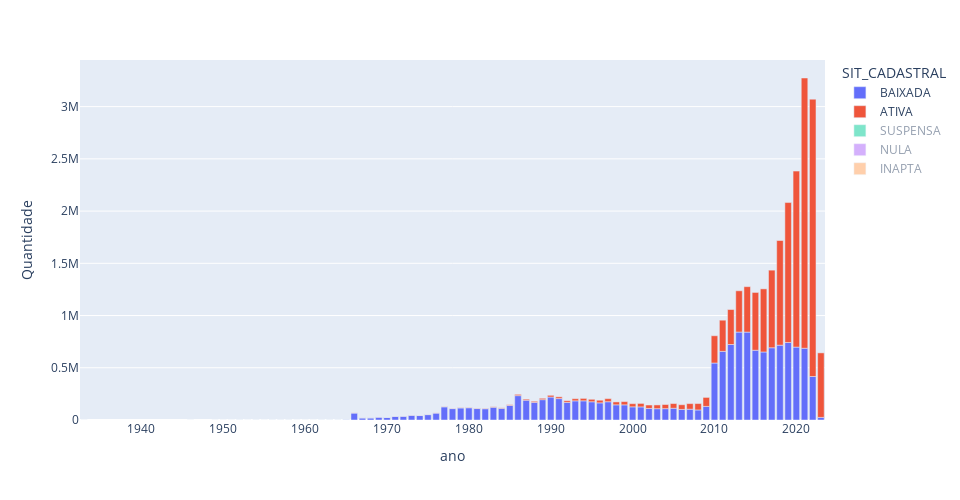

Notebook source saved alongside this figure:
### Code cell
fig = px.bar(df_sit_cad_ano,
             x = "ano_cadastro", 
             y='count',
             color  = 'SIT_CADASTRAL',
             height = 500, width = 960)
fig.update_xaxes(title = "ano")
fig.update_yaxes(title = "Quantidade")
fig.show()
py.plot(fig, filename = 'Ano_sit_cadastro', auto_open=True)

### Figure 1 — Plotly figure (JSON) as saved in the notebook; plotly's stock layout.template omitted (floating-point values rounded to 4 significant figures)
{"data": [{"alignmentgroup": "True", "hovertemplate": "SIT_CADASTRAL=BAIXADA<br>ano_cadastro=%{x}<br>count=%{y}<extra></extra>", "legendgroup": "BAIXADA", "marker": {"color": "#636efa", "pattern": {"shape": ""}}, "name": "BAIXADA", "offsetgroup": "BAIXADA", "orientation": "v", "showlegend": true, "textposition": "auto", "type": "bar", "x": [2023, 2022, 2021, 2020, 2019, 2018, 2017, 2016, 2015, 2014, 2013, 2012, 2011, 2010, 2009, 2008, 2007, 2006, 2005, 2004, 2003, 2002, 2001, 2000, 1999, 1998, 1997, 1996, 1995, 1994, 1993, 1992, 1991, 1990, 1989, 1988, 1987, 1986, 1985, 1984, 1983, 1982, 1981, 1980, 1979, 1978, 1977, 1976, 1975, 1974, 1973, 1972, 1971, 1970, 1969, 1968, 1967, 1966, 1965, 1964, 1963, 1962, 1961, 1960, 1959, 1958, 1957, 1956, 1955, 1954, 1953, 1952, 1951, 1950, 1949, 1946, 1933], "xaxis": "x", "y": [24971, 416372, 686973, 697930, 742059, 716263, 691642, 651187, 667642, 841421, 841970, 722729, 656952, 545371, 130184, 96225, 103480, 101247, 112501, 108601, 108321, 110647, 125452, 126013, 145020, 145204, 174903, 164080, 174431, 183620, 183384, 167961, 204999, 219737, 194610, 168617, 189268, 233248, 139417, 111501, 122227, 107967, 109599, 117202, 115554, 109096, 126009, 66288, 51318, 42740, 44851, 35636, 34393, 24013, 27038, 19844, 19749, 66616, 2156, 9, 10, 7, 3, 3, 3, 5, 1, 3, 3, 1, 2, 1, 1, 1, 2, 1, 1], "yaxis": "y"}, {"alignmentgroup": "True", "hovertemplate": "SIT_CADASTRAL=ATIVA<br>ano_cadastro=%{x}<br>count=%{y}<extra></extra>", "legendgroup": "ATIVA", "marker": {"color": "#EF553B", "pattern": {"shape": ""}}, "name": "ATIVA", "offsetgroup": "ATIVA", "orientation": "v", "showlegend": true, "textposition": "auto", "type": "bar", "visible": true, "x": [2023, 2022, 2021, 2020, 2019, 2018, 2017, 2016, 2015, 2014, 2013, 2012, 2011, 2010, 2009, 2008, 2007, 2006, 2005, 2004, 2003, 2002, 2001, 2000, 1999, 1998, 1997, 1996, 1995, 1994, 1993, 1992, 1991, 1990, 1989, 1988, 1987, 1986, 1985, 1984, 1983, 1982, 1981, 1980, 1979, 1978, 1977, 1976, 1975, 1974, 1973, 1972, 1971, 1970, 1969, 1968, 1967, 1966, 1965, 1964, 1963, 1962, 1958, 1957, 1956, 1954, 1952], "xaxis": "x", "y": [617639, 2654901, 2586958, 1684681, 1339539, 1002019, 742892, 604075, 553386, 435033, 394926, 334896, 298472, 261165, 86079, 61241, 53524, 44916, 45060, 39691, 35952, 32897, 33168, 30417, 31230, 27866, 29717, 25277, 23832, 23181, 20477, 16610, 16768, 16652, 13074, 10448, 10279, 12150, 6953, 4803, 4563, 3688, 3402, 3226, 2971, 2315, 2324, 1634, 1309, 1116, 1250, 924, 921, 619, 704, 517, 475, 1465, 41, 6, 1, 1, 1, 1, 1, 1, 1], "yaxis": "y"}, {"alignmentgroup": "True", "hovertemplate": "SIT_CADASTRAL=SUSPENSA<br>ano_cadastro=%{x}<br>count=%{y}<extra></extra>", "legendgroup": "SUSPENSA", "marker": {"color": "#00cc96", "pattern": {"shape": ""}}, "name": "SUSPENSA", "offsetgroup": "SUSPENSA", "orientation": "v", "showlegend": true, "textposition": "auto", "type": "bar", "visible": "legendonly", "x": [2023, 2022, 2021, 2020, 2019, 2018, 2017, 2016, 2015, 2014, 2013, 2012, 2011, 2010, 2009, 2008, 2007, 2006, 2005, 2004, 2003, 2002, 2001, 2000, 1999, 1998, 1997, 1996, 1995, 1994, 1993, 1992, 1991, 1990, 1989, 1988, 1987, 1986, 1985, 1984, 1983, 1982, 1981, 1980, 1979, 1978, 1977, 1976, 1975, 1974, 1973, 1972, 1971, 1970, 1969, 1968, 1967, 1966, 1965, 1963, 1959], "xaxis": "x", "y": [120, 270, 458, 2436, 2875, 1183, 921, 539, 524, 616, 1105, 1840, 3277, 4575, 3222, 2852, 2982, 2661, 2766, 2342, 2195, 1986, 2076, 1945, 2198, 2026, 2325, 1943, 1847, 1886, 1687, 1379, 1548, 1548, 1312, 1047, 1186, 1311, 785, 552, 594, 501, 418, 459, 448, 378, 377, 229, 171, 154, 159, 122, 102, 90, 78, 65, 65, 173, 5, 1, 1], "yaxis": "y"}, {"alignmentgroup": "True", "hovertemplate": "SIT_CADASTRAL=NULA<br>ano_cadastro=%{x}<br>count=%{y}<extra></extra>", "legendgroup": "NULA", "marker": {"color": "#ab63fa", "pattern": {"shape": ""}}, "name": "NULA", "offsetgroup": "NULA", "orientation": "v", "showlegend": true, "textposition": "auto", "type": "bar", "visible": "legendonly", "x": [2022, 2021, 2020, 2019, 2018, 2017, 2016, 2015, 2014, 2013, 2012, 2011, 2010, 2009, 2008, 2007, 2006, 2005, 2004, 2003, 2002, 2001, 2000, 1999, 1998, 1997, 1996, 1995, 1994, 1993, 1992, 1991, 1990, 1989, 1988, 1987, 1986, 1985, 1984, 1983, 1982, 1981, 1980, 1979, 1978, 1977, 1976, 1975, 1974, 1973, 1972, 1971, 1970, 1969, 1968, 1967, 1966, 1965], "xaxis": "x", "y": [232, 739, 857, 1157, 1380, 1660, 1305, 1423, 1264, 1180, 1609, 1749, 7058, 34900, 91, 60, 78, 107, 65, 89, 59, 77, 195, 1355, 1369, 574, 241, 246, 221, 127, 109, 111, 162, 138, 275, 333, 274, 110, 104, 92, 82, 83, 82, 109, 290, 575, 148, 119, 101, 77, 68, 63, 35, 27, 36, 28, 60, 1], "yaxis": "y"}, {"alignmentgroup": "True", "hovertemplate": "SIT_CADASTRAL=INAPTA<br>ano_cadastro=%{x}<br>count=%{y}<extra></extra>", "legendgroup": "INAPTA", "marker": {"color": "#FFA15A", "pattern": {"shape": ""}}, "name": "INAPTA", "offsetgroup": "INAPTA", "orientation": "v", "showlegend": true, "textposition": "auto", "type": "bar", "visible": "legendonly", "x": [2022, 2021, 2020, 2019, 2018, 2017, 2016, 2015, 2014, 2013, 2012, 2011, 2010, 2009, 2008, 2007, 2006, 2005, 2004, 2003, 2002, 2001, 2000, 1999, 1998, 1997, 1996, 1995, 1994, 1993, 1992, 1991, 1990, 1989, 1988, 1987, 1986, 1985, 1984, 1983, 1982, 1981, 1980, 1979, 1978, 1977, 1976, 1975, 1974, 1973, 1972, 1971, 1970, 1969, 1968, 1967, 1966, 1965, 1964, 1963, 1962, 1961, 1959, 1958, 1953, 1952, 1941], "xaxis": "x", "y": [3, 60, 399066, 572124, 468620, 437127, 416590, 413233, 230118, 214517, 195609, 203977, 185596, 109480, 101351, 83568, 72456, 74024, 65737, 62860, 60466, 65058, 60457, 63150, 57816, 61997, 51059, 48526, 47699, 42846, 35790, 39426, 38396, 30761, 24982, 26422, 31231, 17812, 13120, 13427, 11389, 10743, 10889, 10157, 8569, 9314, 5108, 3877, 3235, 3594, 2719, 2724, 1877, 2048, 1346, 1378, 4366, 170, 2, 3, 2, 2, 1, 2, 1, 1, 1], "yaxis": "y"}], "layout": {"barmode": "relative", "height": 500, "legend": {"title": {"text": "SIT_CADASTRAL"}, "tracegroupgap": 0}, "margin": {"t": 60}, "width": 960, "xaxis": {"anchor": "y", "autorange": true, "domain": [0, 1], "range": [1932.0, 2024.0], "title": {"text": "ano"}, "type": "linear"}, "yaxis": {"anchor": "x", "autorange": true, "domain": [0, 1], "range": [0, 3446000.0], "title": {"text": "Quantidade"}, "type": "linear"}}}
